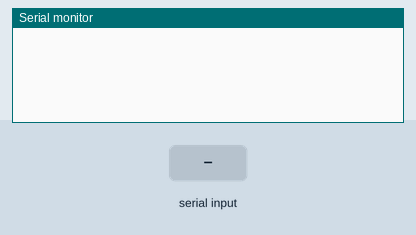
This sketch was run on a simulated Arduino Uno, built with avr-gcc and run on an emulated ATmega328P. Parts: the last lines printed to the serial monitor. Inputs (shaded band) come from the test bench.

Above: at 1.2 s.
1.3 s: "90,45\n" received over the second serial link
At 2.1 s:
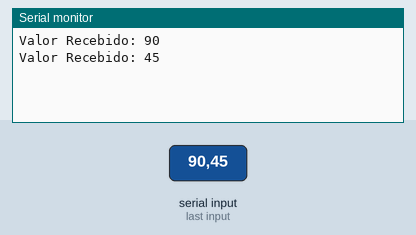
2.8 s: "30,150\n" received over the second serial link
At 5.2 s:
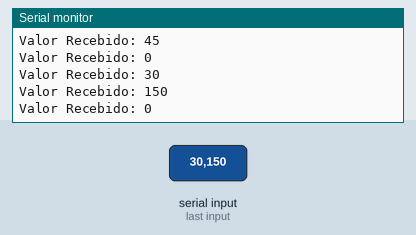
Timing chart, 0 to 6.7 s (numbered marks = the images above; inputs shaded):
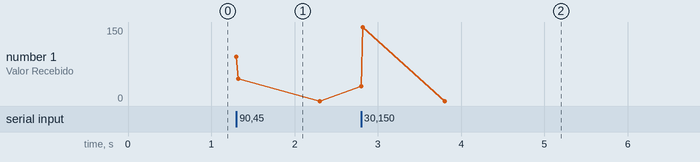

Measured:
- after the input at 1.3 s, the serial monitor: prints a new line at once (image 1)
- after the input at 2.8 s, the serial monitor: prints a new line at once (image 2)

The sketch:

ArduinoReceptor.ino
```cpp
#include <SoftwareSerial.h>

SoftwareSerial mySerial(2, 3); // RX, TX

void setup() {

  Serial.begin(9600); // INICIALIZA A COMUNICAÇÃO SERIAL COM O COMPUTADOR
  mySerial.begin(9600); // INICIALIZA A COMUNICAÇÃO SERIAL COM O ARDUINO 2
}

void loop() {

  if (mySerial.available()) {

    int value = mySerial.parseInt(); // LÊ A SERIAL, ENCONTRANDO O NÚMERO ENVIADO PELO OUTRO ARDUINO

    Serial.print("Valor Recebido: ");  // MOSTRA O VALOR NO MONITOR SERIAL
    Serial.println(value);
  }

}
```
